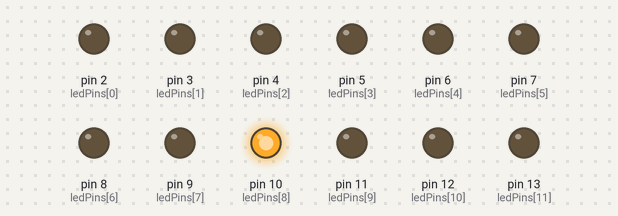
This sketch was run on a simulated Arduino Uno, built with avr-gcc and run on an emulated ATmega328P. On the bench: output pins drawn as LEDs (lit = HIGH). Random numbers use the default seed unless the sketch sets one.

Above: at 0.85 s.
At 2.5 s:
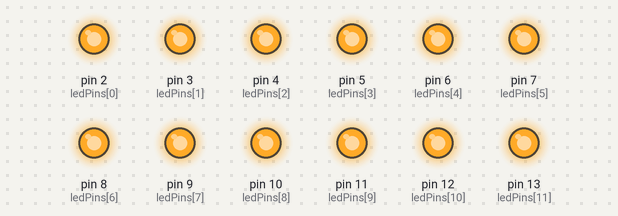
At 10.56 s:
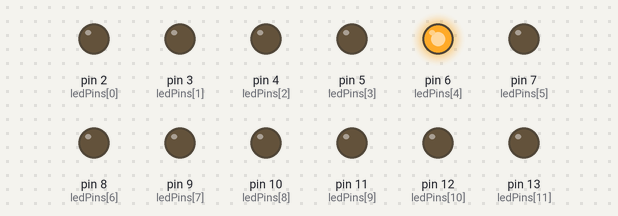
At 19.37 s:
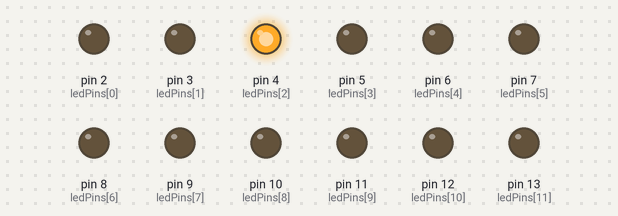
At 27.58 s:
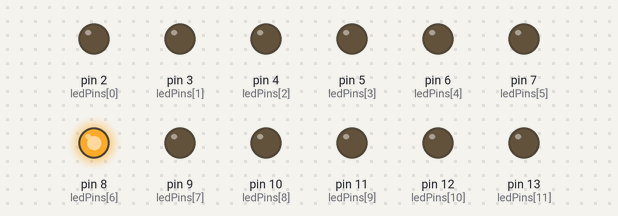
At 36.79 s:
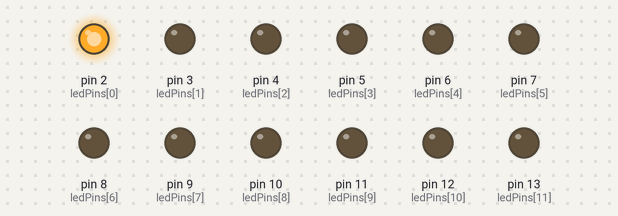
Timing chart, 0 to 40.0 s (numbered marks = the images above):
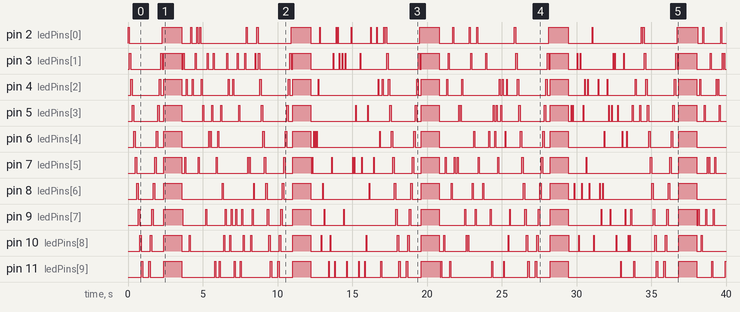

The sketch:

Code.ino
```cpp
const int ledPins[] = {2, 3, 4, 5, 6, 7, 8, 9, 10, 11, 12, 13};
const int numLeds = 12;
const int baseDelay = 100;  // Delay between LED updates
const int flickerDelay = 50; // Delay for flickering effect

void setup() {
  for (int i = 0; i < numLeds; i++) {
    pinMode(ledPins[i], OUTPUT);
  }
}

void loop() {
  // Bouncing Ball Effect
  for (int pos = 0; pos < numLeds; pos++) {
    digitalWrite(ledPins[pos], HIGH);
    if (pos > 0) {
      digitalWrite(ledPins[pos - 1], LOW);
    }
    delay(baseDelay);
  }

  for (int pos = numLeds - 1; pos >= 0; pos--) {
    digitalWrite(ledPins[pos], HIGH);
    if (pos < numLeds - 1) {
      digitalWrite(ledPins[pos + 1], LOW);
    }
    delay(baseDelay);
  }

  // Running Light Effect
  for (int start = 0; start < numLeds; start++) {
    for (int i = start; i < start + numLeds; i++) {
      digitalWrite(ledPins[i % numLeds], HIGH);
    }
    delay(baseDelay);
    for (int i = start; i < start + numLeds; i++) {
      digitalWrite(ledPins[i % numLeds], LOW);
    }
  }

  // Random Flicker Effect
  for (int flicker = 0; flicker < 50; flicker++) {
    int randomLed = random(numLeds);
    digitalWrite(ledPins[randomLed], HIGH);
    delay(flickerDelay);
    digitalWrite(ledPins[randomLed], LOW);
    delay(flickerDelay);
  }
}
```

Measured:
- by itself, pin 2 (ledPins[0]): LOW → HIGH at 0.00 s, → LOW 0.10 s later, → HIGH 2.2 s later, → LOW 1.3 s later, … (56 changes in this stretch)
- by itself, pin 3 (ledPins[1]): LOW → HIGH at 0.10 s, → LOW 0.10 s later, → HIGH 2.0 s later, → LOW 0.10 s later, … (78 changes in this stretch)
- by itself, pin 4 (ledPins[2]): LOW → HIGH at 0.20 s, → LOW 0.10 s later, → HIGH 1.8 s later, → LOW 0.10 s later, … (72 changes in this stretch)
- by itself, pin 5 (ledPins[3]): LOW → HIGH at 0.30 s, → LOW 0.10 s later, → HIGH 1.6 s later, → LOW 0.10 s later, … (72 changes in this stretch)
- by itself, pin 6 (ledPins[4]): LOW → HIGH at 0.40 s, → LOW 0.10 s later, → HIGH 1.4 s later, → LOW 0.10 s later, … (58 changes in this stretch)
- by itself, pin 7 (ledPins[5]): LOW → HIGH at 0.50 s, → LOW 0.10 s later, → HIGH 1.2 s later, → LOW 0.10 s later, … (70 changes in this stretch)
- by itself, pin 8 (ledPins[6]): LOW → HIGH at 0.60 s, → LOW 0.10 s later, → HIGH 1.0 s later, → LOW 0.10 s later, … (54 changes in this stretch)
- by itself, pin 9 (ledPins[7]): LOW → HIGH at 0.70 s, → LOW 0.10 s later, → HIGH 0.80 s later, → LOW 0.10 s later, … (68 changes in this stretch)
